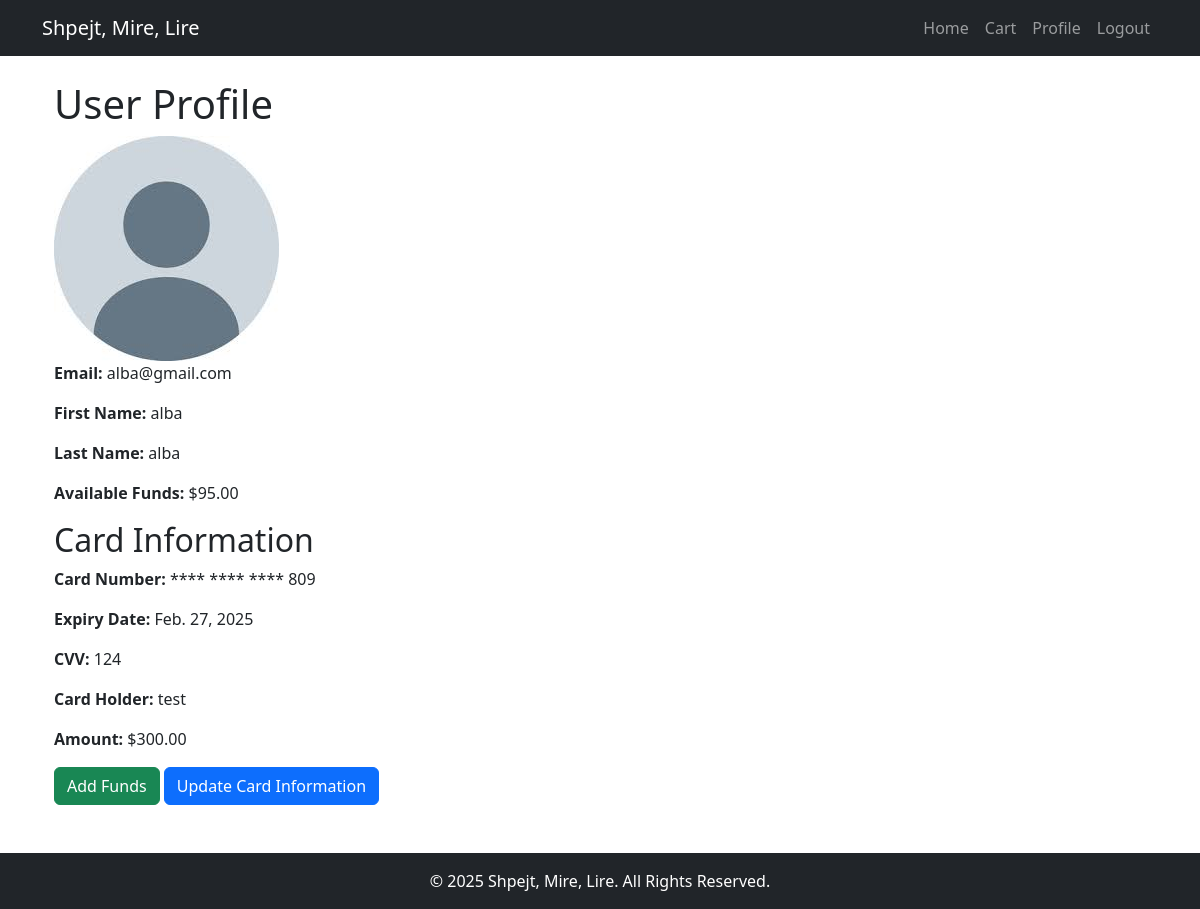
Page /profile/ (signed in) on the earlier database version.
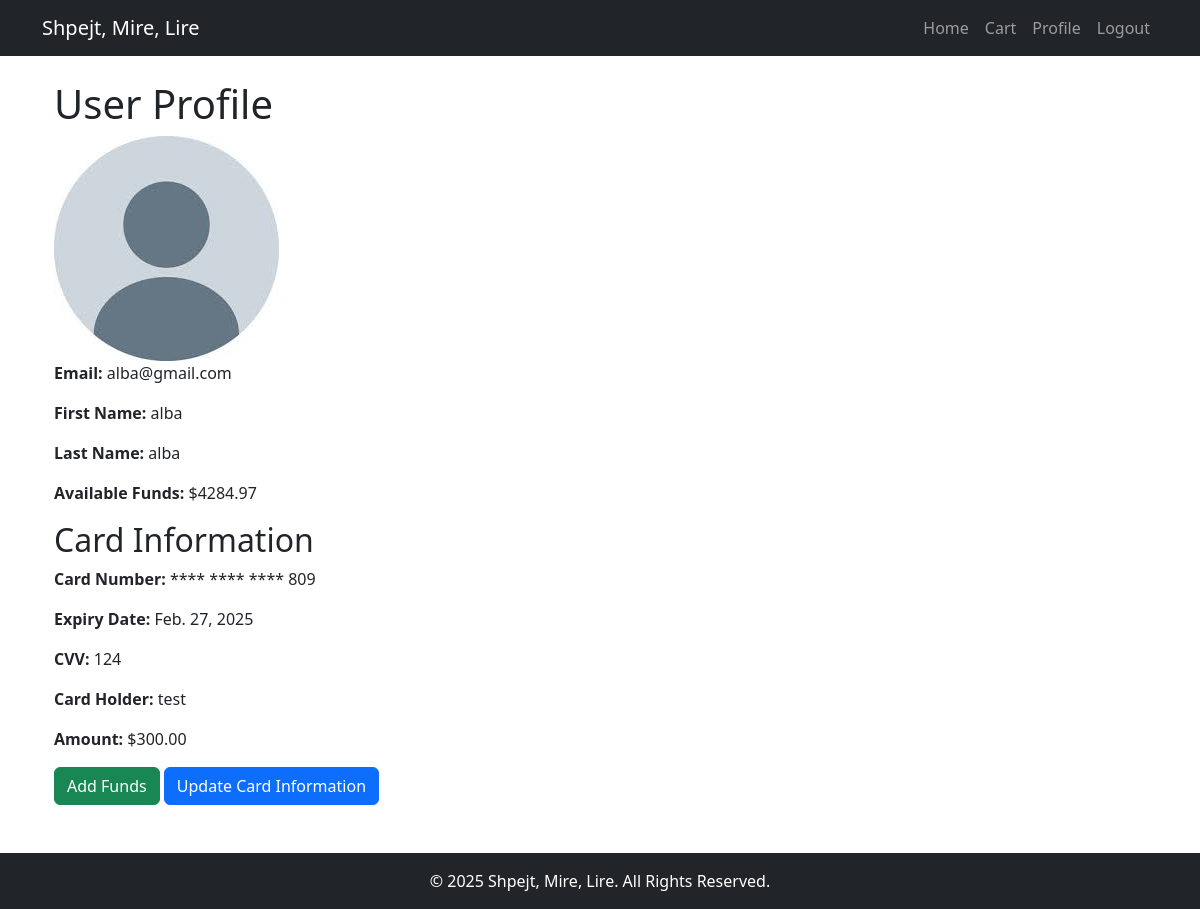
Same page on the later database version.
### myapp/models.py (models this page shows)
class Myuser(models.Model):
    user = models.OneToOneField(User, on_delete=models.CASCADE)
    first_name = models.CharField(max_length=255, default='Unknown')
    last_name = models.CharField(max_length=255, default='Unknown')
    email = models.EmailField(unique=True,default='Unknown')
    phone = models.CharField(max_length=255, default='Unknown')
    funds = models.DecimalField(max_digits=10, decimal_places=2, default=0.00)
    address = models.TextField()
    def User(self):
        return self.user

### myapp/views.py (the view, shortened to what this page needs)
# urls.py: path('profile/', views.profile_user, name='profile'),
@login_required
def profile_user(request):
    logger.info(f"Request user: {request.user} (Type: {type(request.user)})")
    myuser, created = Myuser.objects.get_or_create(user=request.user)
    card = Card.objects.filter(user=request.user).first()
    return render(request, 'profile_user.html', {'myuser': myuser, 'card': card})

### myapp/templates/profile_user.html (shortened to what this page needs)
{% extends 'base.html' %}
{% block content %}
    <div class="container">
        <h1>User Profile</h1>
        <img alt="Profile Picture" class="profile-img">
        <div class="user-info">
            <p><strong>Email:</strong> {{ myuser.email }}</p>
            <p><strong>First Name:</strong> {{ myuser.first_name }}</p>
            <p><strong>Last Name:</strong> {{ myuser.last_name }}</p>
            <p><strong>Available Funds:</strong> ${{ myuser.funds|floatformat:2 }}</p>
        </div>
        {% if card %}
        <div class="card-info">
            <h2>Card Information</h2>
            <p><strong>Card Number:</strong> **** **** **** {{ card.card_number|slice:"-3:" }}</p>
            <p><strong>Expiry Date:</strong> {{ card.expiration_date }}</p>
            <p><strong>CVV:</strong> {{ card.cvv }}</p>
            <p><strong>Card Holder:</strong> {{ card.cardholder_name }}</p>
            <p><strong>Amount:</strong> ${{ card.amount|floatformat:2 }}</p>
        </div>
        <a href="{% url 'add_funds' %}" class="btn btn-success">Add Funds</a>
        <a href="{% url 'update_card' %}" class="btn btn-primary">Update Card Information</a>
        {% endif %}
    </div>
{% endblock %}

Differences in the rows shown:
changed Myuser "alba@gmail.com": funds "95.00" → "4284.97"
